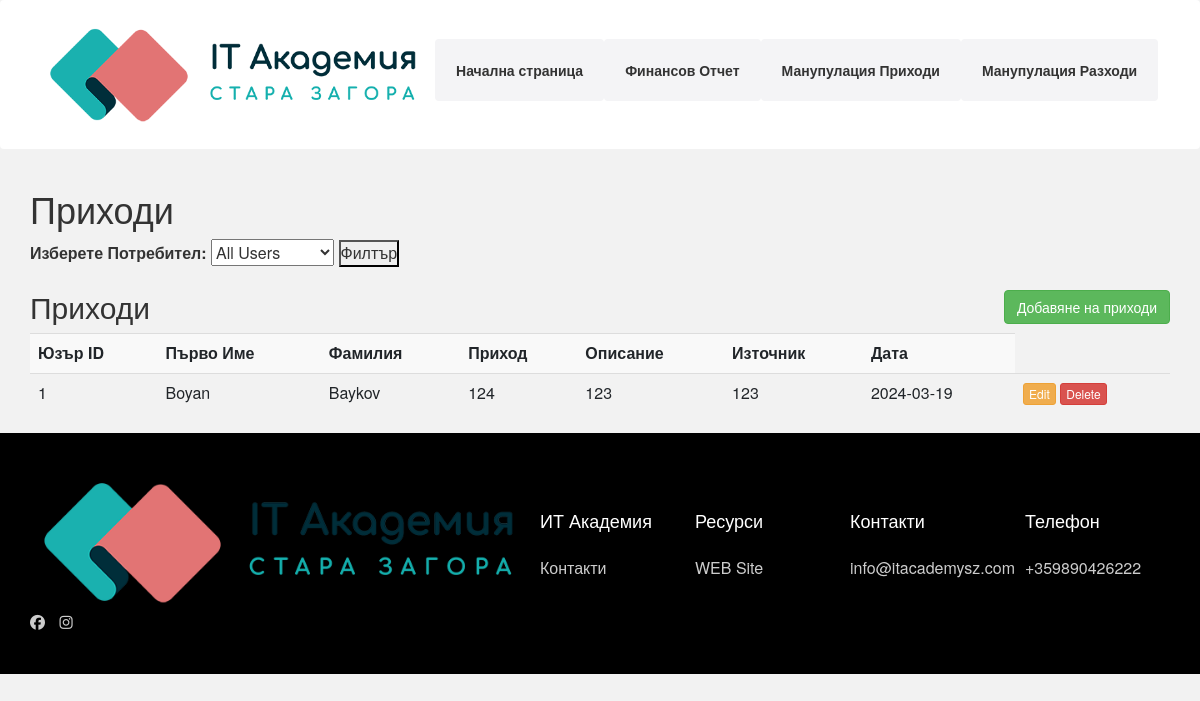
Page /index3 on the earlier database version.
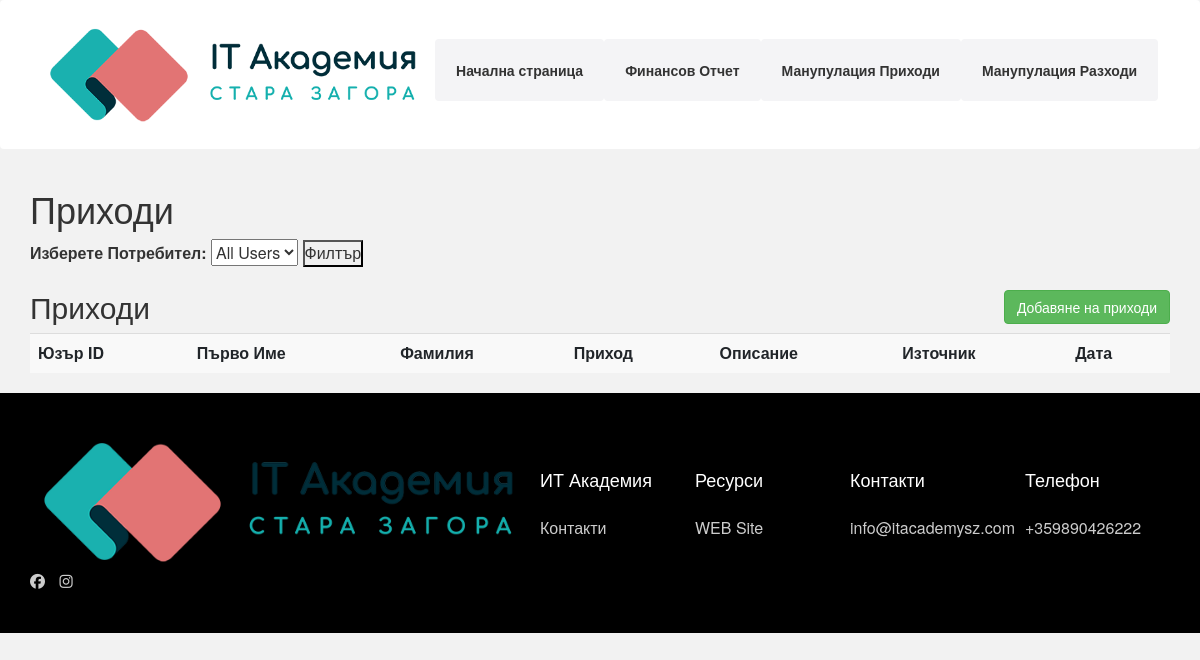
Same page on the later database version.
### web/alchemy.py (models this page shows)
class Income(Base):
    __tablename__ = 'income'
    id = Column(Integer, primary_key=True)
    user_id = Column(Integer, ForeignKey('users.id'))
    income = Column(Integer)
    description = Column(String)
    source = Column(String)
    date = Column(Date, default=datetime.now)
    user = relationship("User", back_populates="incomes")

class User(Base):
    __tablename__ = 'users'
    id = Column(Integer, primary_key=True)
    FirstName = Column(String)
    LastName = Column(String)
    incomes = relationship("Income", back_populates="user")

### web/app.py (the view)
@app.route('/index3', methods=['GET', 'POST'])
def Index3():
    cur.execute("SELECT FirstName, LastName  FROM users")
    user_names = [f"{row[0]} {row[1]}" for row in cur.fetchall()]
    if request.method == 'POST':
        selected_user_name = request.form.get('user_name')
        if selected_user_name:
            cur.execute("""SELECT i.id, i.user_id, u.FirstName, u.LastName, i.income, i.description, i.source, i.date
                            FROM income i
                            JOIN users u ON u.id = i.user_id
                            WHERE u.FirstName || ' ' || u.LastName = ?""", (selected_user_name,))
        else:
            cur.execute("""SELECT i.id, i.user_id, u.FirstName, u.LastName, i.income, i.description, i.source, i.date
                            FROM income i
                            JOIN users u ON u.id = i.user_id""")
        income_data = cur.fetchall()
    else:
        cur.execute("""SELECT i.id, i.user_id, u.FirstName, u.LastName, i.income, i.description, i.source, i.date
                        FROM income i
                        JOIN users u ON u.id = i.user_id""")
        income_data = cur.fetchall()
    return render_template('index3.html', income=income_data, user_names=user_names)

### web/templates/index3.html (shortened to what this page needs)
{% include "header.html" %}
<link href="{{url_for('static', filename = 'css/bootstrap.min.css')}}" rel="stylesheet">
{% block body %}
<div class="container">
   <div class="row">
      <div class="col md-12">
        <h1>Приходи</h1>
        <form method="POST" action="/index3">
          <label for="user_name">Изберете Потребител:</label>
          <select name="user_name" id="user_name">
              <option value="">All Users</option>
          </select>
          <button type="submit">Филтър</button>
        </form>
         <h2>Приходи
          <button type="button" class="btn btn-success  pull-right" data-toggle="modal" data-target="#myModal">Добавяне на приходи
          </button>
          </h2>
         <table class="table table-striped" >
           <tr>
               <th>Юзър ID</th>
               <th>Първо Име</th>
               <th>Фамилия</th>
               <th>Приход</th>
               <th>Описание</th>
               <th>Източник</th>
               <th>Дата</th>
            </tr>
            {% for row in income %}
            <tr>
               <td>{{row.1}}</td>
               <td>{{row.2}}</td>
               <td>{{row.3}}</td>
               <td>{{row.4}}</td>
               <td>{{row.5}}</td>
               <td>{{row.6}}</td>
               <td>{{row.7}}</td>
               <td>
                  <a href="/index3/update/{{row.0}}" class="btn btn-warning btn-xs" data-toggle="modal"
                     data-target="#modaledit{{row.0}}">Edit</a>
                  <a href="/index3/delete/{{ row.0 }}" class="btn btn-danger btn-xs"
                     onclick="return confirm('Are You Sure For Delete?')">Delete</a>
               </td>
            </tr>
            {% endfor %}
         </table>
      </div>
   </div>
</div>
{% endblock %}
{% include "footer.html" %}

### web/templates/header.html (shortened to what this page needs)
<!DOCTYPE html>
<html lang="en">
  <head>
    <link
      rel="stylesheet"
      href="https://cdnjs.cloudflare.com/ajax/libs/font-awesome/6.4.2/css/all.min.css"
    />
    <link
    rel="stylesheet"
    href="https://stackpath.bootstrapcdn.com/bootstrap/4.4.1/css/bootstrap.min.css"
  />
  <link
    rel="stylesheet"
    href="https://stackpath.bootstrapcdn.com/font-awesome/4.7.0/css/font-awesome.min.css"
  />
    <link rel="stylesheet" href="{{ url_for('static', filename='style.css') }}" />
  </head>
  <body style="background-color:#f2f2f2;font-size: 12pt;">
    <nav class="navbar">
      <div class="container">
        <div class="logo">
          <a href="/">
            <img src="{{ url_for('static', filename='it-academy-sz.png') }}" alt="logo" width="390px"/>
          </a>
        </div>
        <div class="main-menu">
          <ul class="menu-item">
            <li>
                <a class="btn" href="/">Начална страница</a>
            </li>
            <li>
                <a class="btn" href="index2" id="/index2" > Финансов Отчет</a>
            </li>
            <li>
                <a class="btn" href="index3" id="/index3" > Манупулация Приходи</a>
            </li>
            <li>
              <a class="btn" href="index4" id="/index4" > Манупулация Разходи</a>
          </li>
          </ul>
        </div>
      </div>
    </nav>

### web/templates/Footer.html
    <footer class="footer bg-black">
        <div class="container">
          <div class="footer-grid">
              <div>
                  <a href="https://itacademysz.com/">
                  <img src="{{ url_for('static', filename='it-academy-sz.png') }}" alt="logo" width="500"/>
                  </a>
                  <a href="https://www.facebook.com/itacademysz/"><i class="fab fa-facebook"></i></a>
                  <a href="https://www.instagram.com/itacademystarazagora/"><i class="fab fa-instagram"></i></a>
                </div>
              <div>
              <h4>ИТ Академия</h4>
              <ul>
                <li><a href="https://itacademysz.com/contacts/">Контакти</a></li>
              </ul>
            </div>
            <div>
              <h4>Ресурси</h4>
              <ul>
                <li><a href="https://itacademysz.com/">WEB Site</a></li>
              </ul>
            </div>
            <div>
              <h4>Контакти</h4>
              <ul>
                <li>
                  <a href="#">info@itacademysz.com</a>
                </li>
              </ul>
            </div>
            <div>
              <h4>Телефон</h4>
              <ul>
                <li>
                  <a href="#">+359890426222</a>
                </li>
              </ul>
            </div>
          </div>
        </div>
      </footer>
    </body>
  </html>

### web/static/style.css (style rules this page uses)
* { box-sizing: border-box; margin: 0; padding: 0; }
:root { --primary-color: #377feb; --light-color: #f4f4f6; --dark-color: #111; }
body { font-family: 'Poppins', sans-serif; font-size: 16px; line-height: 1.5; background: #fff; overflow-x: hidden; }
a { text-decoration: none; color: #333; }
ul { list-style: none; }
.navbar { background: #fff; padding: 20px; }
.navbar .container { display: flex; justify-content: space-between; align-items: center; }
.navbar .main-menu ul { display: flex; padding: 0.25rem; }
.navbar ul li a { padding: 20px 20px 20px; display: block; font-weight: 600; transition: 0.5s; }
.navbar ul li:last-child a { margin-left: 10px 10px; }
.footer { padding: 40px 0; }
.footer h4 { margin-bottom: 10px; }
.footer ul li { line-height: 3.5; }
.footer a { color: #ccc; }
.footer i { font-size: 1.5rem; margin-right: 10px; }
.footer-grid { display:grid; grid-template-columns: 1fr 1fr 1fr 1fr 1fr; gap: 10px; justify-content: center; align-items: center; }
.container { max-width: 1300px; margin: 0 auto; padding: 0 15px; }
.btn { display:block; padding: 13px 20px; background: var(--light-color); color: #333; font-weight: 800; text-decoration: none; border: none; border-radius: 115px; cursor: pointer; text-align: center; transition: 0.5s; }
.bg-black { background: #000; color: #fff; }

Differences in the rows shown:
removed Income: user "1", FirstName "Boyan", LastName "Baykov", income "124", description "123", source "123", date "2024-03-19"
